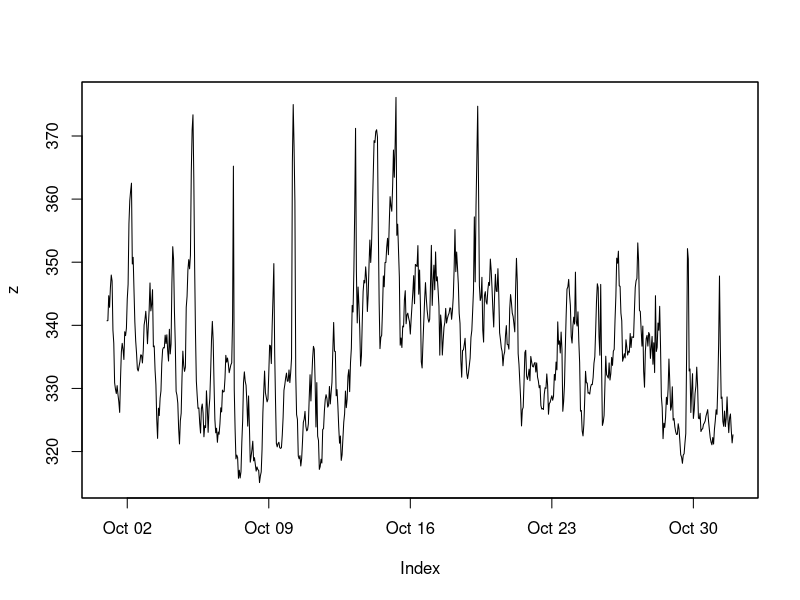
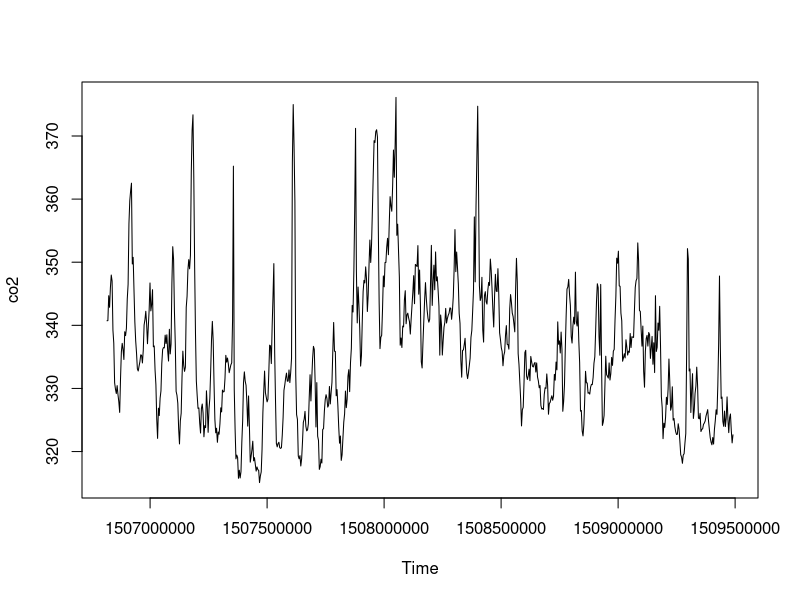
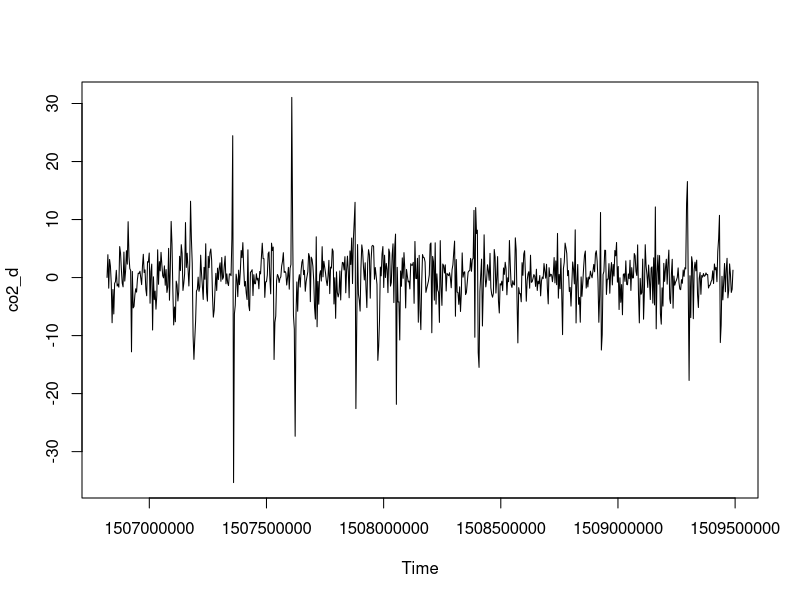
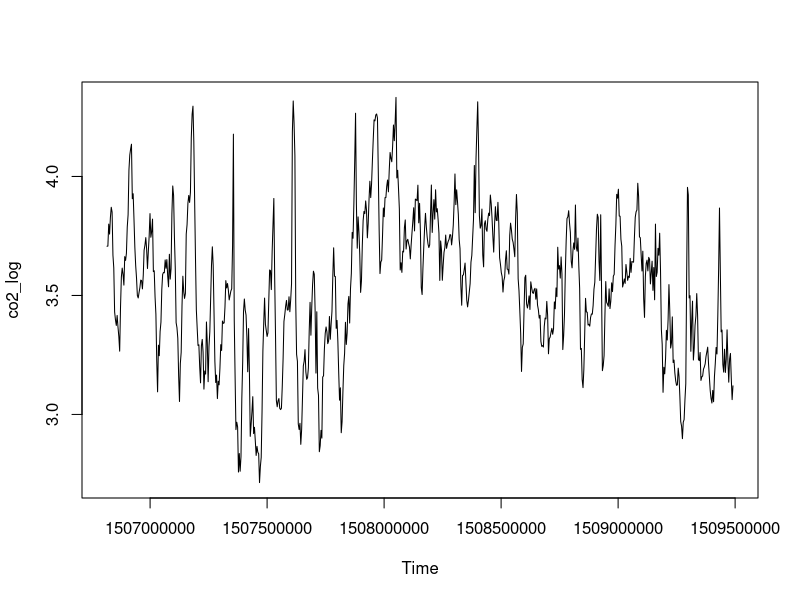
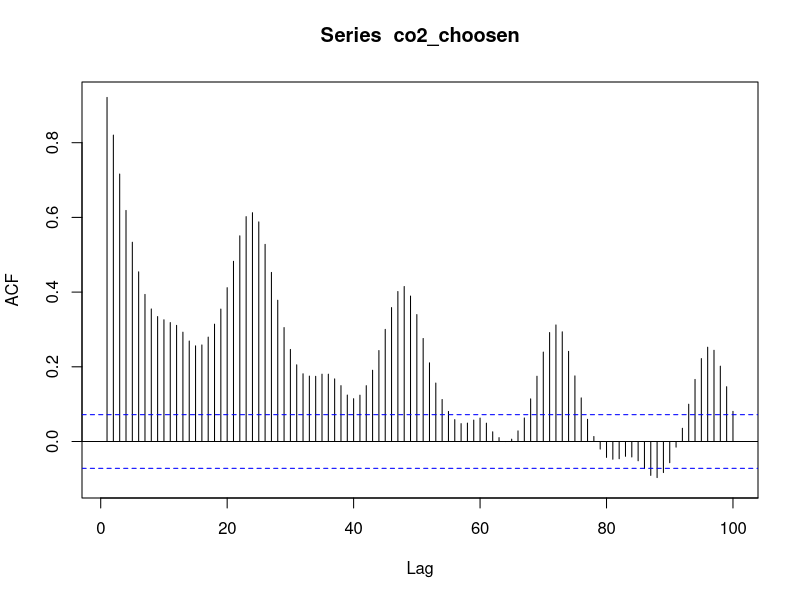
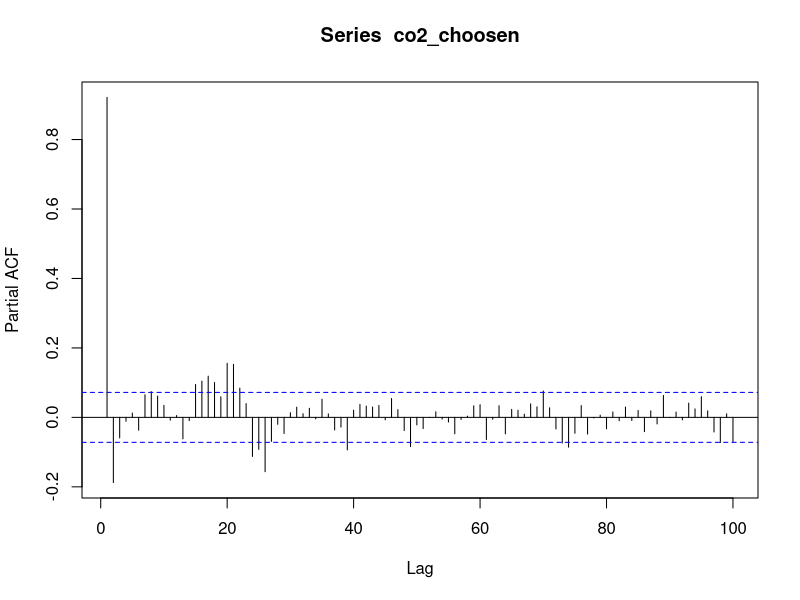
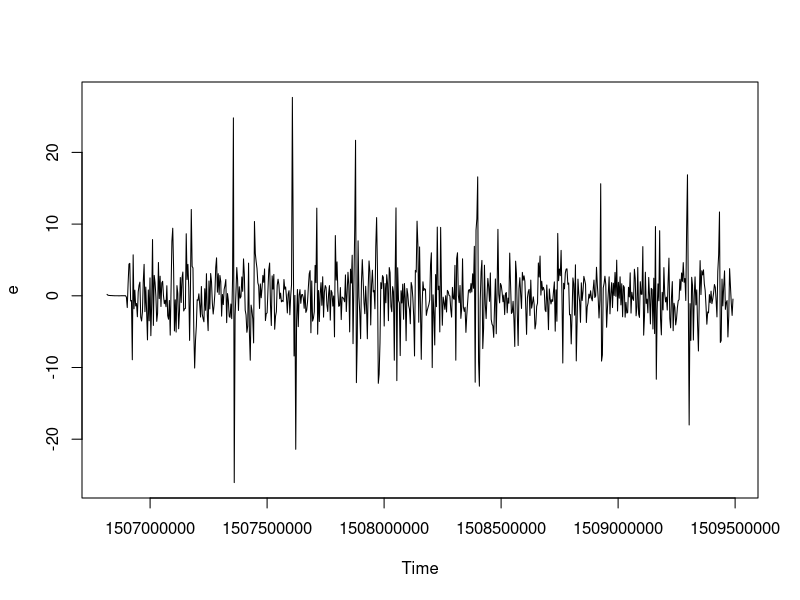
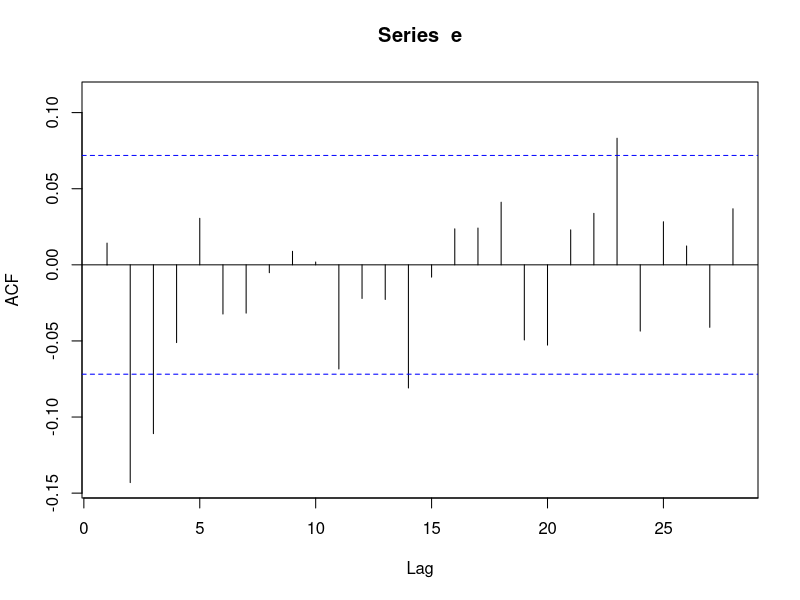

Recreate these plots in R, in order.
library(forecast)
library(tseries)
library(zoo)

ajgr <- read.csv("data/co2_ajgr.csv", header=TRUE, sep=',')

d <- as.POSIXlt(ajgr$timestamp)
z <- zoo(ajgr$CO2, d)

plot(z)

co2 <- as.ts(z)
plot(co2)

co2_d <- diff(co2)
co2_2d <- diff(diff(co2, lag=24))
co2_log <- log(co2-300)

plot(co2_d)
plot(co2_log)

# OUR MODEL
co2_choosen <- co2_log

kpss.test(co2_choosen)

Acf(co2_choosen, lag.max = 100)
Pacf(co2_choosen, lag.max = 100)

# => SAR
fit0 <- Arima(co2, order=c(0, 1, 1), seasonal=list(order=c(0, 1, 1), period=24))
e <- fit0$residuals
plot(e)
Acf(e)
Pacf(e)
cpgram(e)

# Ljung-Box
lbt <- c(); for (h in 3:25) lbt[h] <- Box.test(e,lag=h,type='Ljung-Box',fitdf=2)$p.value
plot(lbt, ylim=c(0,1)); abline(h=0.05,col='blue',lty='dotted')

#par(mar=c(3,3,1.2,0.1),mgp=c(1.5,0.4,0))
#par(mfrow=c(3,1))
#plot(e,main='',ylab='',xlab='Time'); title('Residuals', line=0.3)
#Acf(e,main=''); title('ACF of residuals', line=0.3)
#plot(3:25, lbt[3:25], ylim=c(0,1),xlab='DF', ylab='p value',main=''); abline(h=0.05,col='blue',lty='dotted'); title('p values for Ljung-Box statistic (adjusted DF)', line=0.3)
